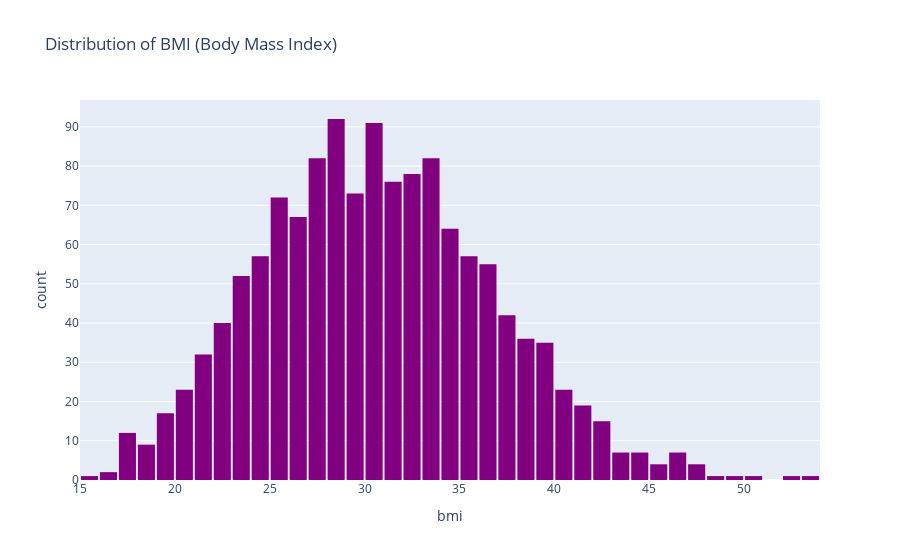

The notebook cell this image was saved under:
### Code cell
#Visual for the BMI distribution
bmi_chart = px.histogram(h_data, x = 'bmi', title = 'Distribution of BMI (Body Mass Index)', color_discrete_sequence= ["purple"])
bmi_chart.update_layout(bargap=0.1)
bmi_chart.show()

### Figure 1 — Plotly figure (JSON) as saved in the notebook; plotly's stock layout.template omitted (floating-point values rounded to 4 significant figures; data arrays with more than 128 entries replaced by an {"elided": "..."} marker saying what was removed)
{"data": [{"alignmentgroup": "True", "bingroup": "x", "hovertemplate": "bmi=%{x}<br>count=%{y}<extra></extra>", "legendgroup": "", "marker": {"color": "purple", "pattern": {"shape": ""}}, "name": "", "offsetgroup": "", "orientation": "v", "showlegend": false, "type": "histogram", "x": {"elided": "1338 float values"}, "xaxis": "x", "yaxis": "y"}], "layout": {"bargap": 0.1, "barmode": "relative", "legend": {"tracegroupgap": 0}, "title": {"text": "Distribution of BMI (Body Mass Index)"}, "xaxis": {"anchor": "y", "domain": [0, 1], "title": {"text": "bmi"}}, "yaxis": {"anchor": "x", "domain": [0, 1], "title": {"text": "count"}}}}
